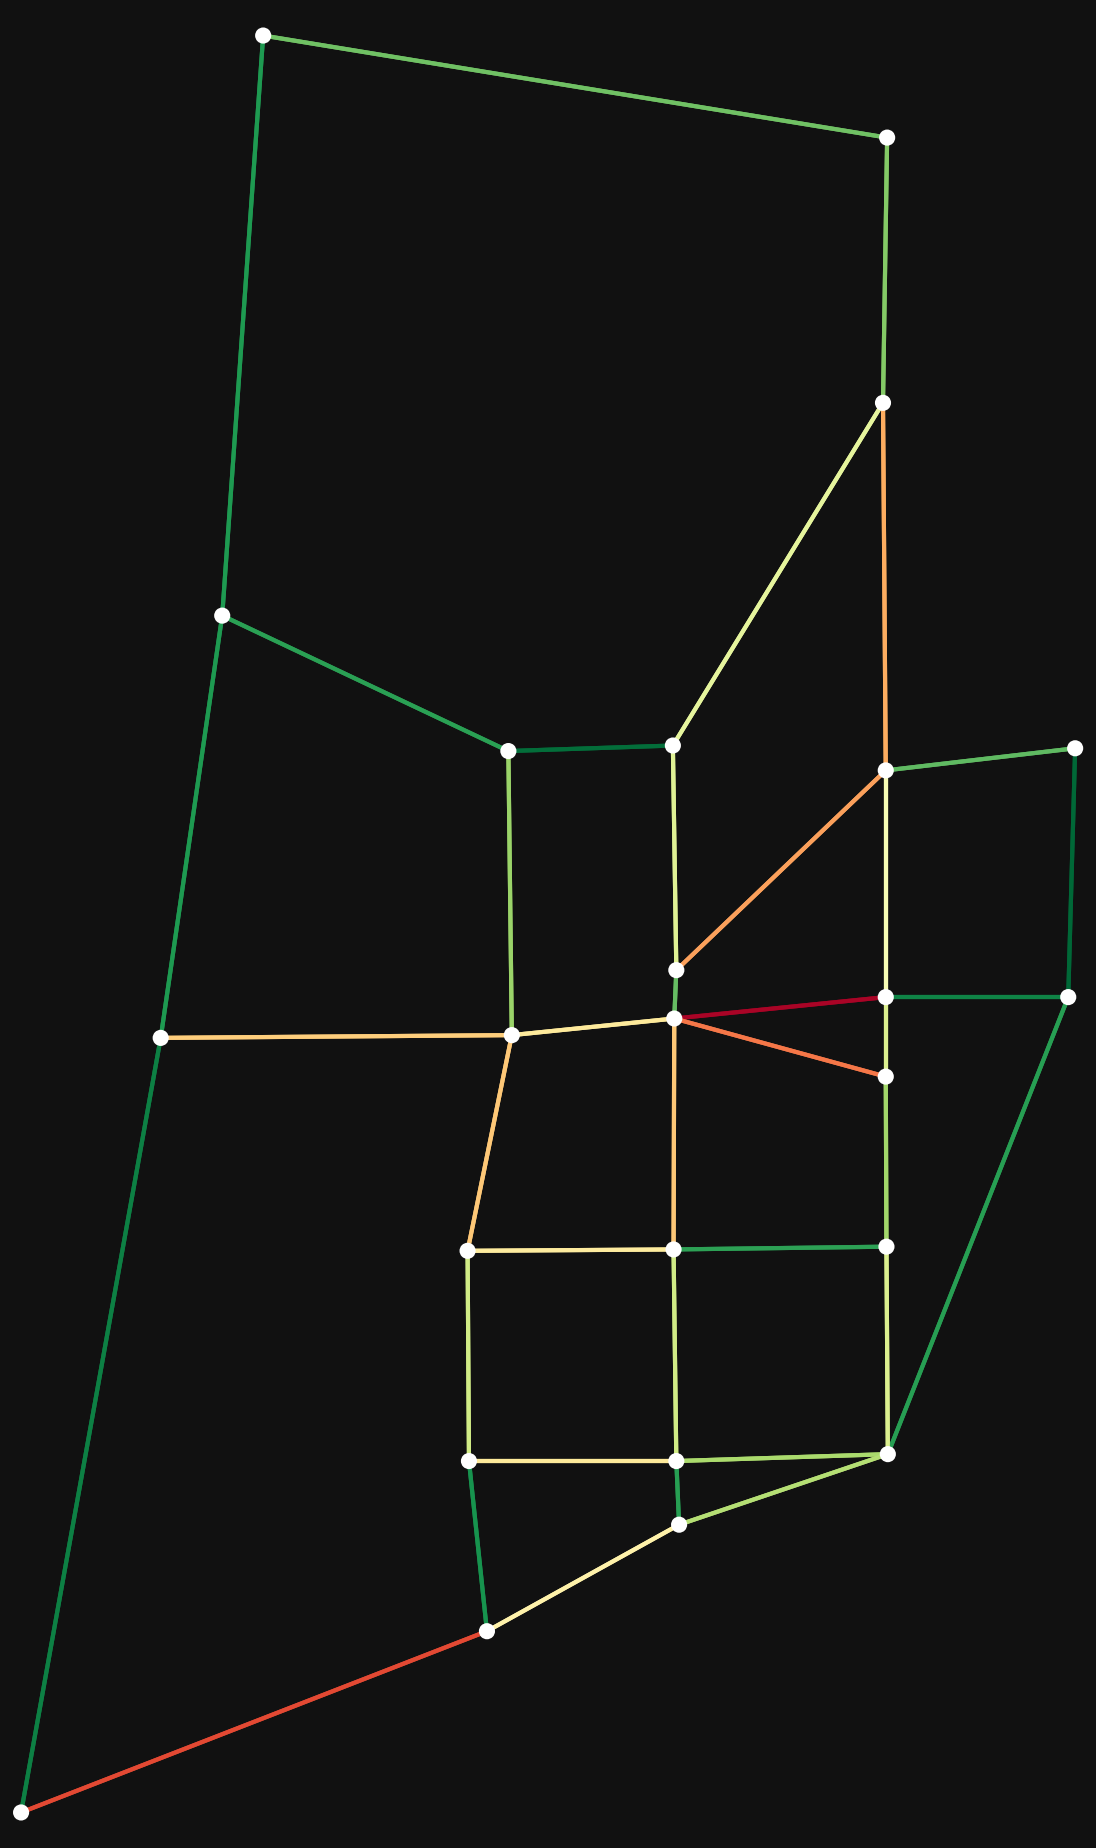

Reproduce this figure in Python.
import osmnx as ox
import tntp

from urllib.parse import urljoin

root = "https://raw.githubusercontent.com/bstabler/TransportationNetworks/refs/heads/master/SiouxFalls/"
network = tntp.convert_to_networkx(
    tntp.read_node_file(urljoin(root, "SiouxFalls_node.tntp"), index_col="Node", x_col="X", y_col="Y", crs="wgs84"),
    tntp.read_net_file(urljoin(root, "SiouxFalls_net.tntp"), crs="wgs84"),
    tntp.read_flow_file(urljoin(root, "SiouxFalls_flow.tntp"), u_col="From", v_col="To"),
)

colors = ox.plot.get_edge_colors_by_attr(network, "Cost", cmap="RdYlGn_r")
ox.plot.plot_graph(network, edge_color=colors, show=False, save=True, dpi=300, filepath="example.png")
